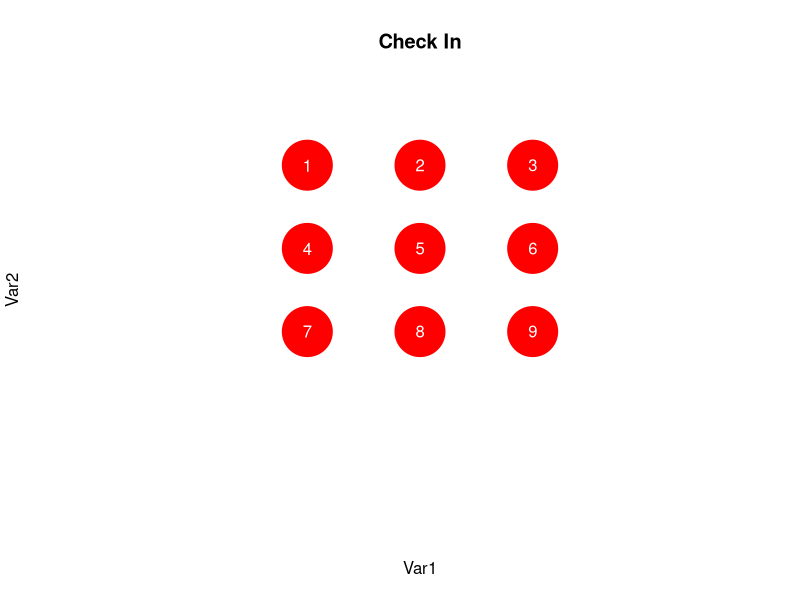

Here is the R script that generated this plot:
par(xaxs = "i", yaxs = "i")
p <- c(1, 2, 3)
plot(expand.grid(p ,p), type = 'p', pch = 20, cex = 10, col="red", xlim = c(-1, 5), ylim = c(xlim = c(-1, 4)), axes = F, main= "Check In")
text(1, 3, "1", col='white')
text(2, 3, "2", col='white')
text(3, 3, "3", col='white')
text(1, 2, "4", col='white')
text(2, 2, "5", col='white')
text(3, 2, "6", col='white')
text(1, 1, "7", col='white')
text(2, 1, "8", col='white')
text(3, 1, "9", col='white')

random_lib <- list(
  a <-list(c(1,2), c(1, 4), c(1, 5)),
  b <-list(c(2,1), c(2, 5), c(2, 3)),
  c <-list(c(3,2), c(3, 5), c(3, 6)),
  d <-list(c(4,1), c(4, 5), c(4, 7)),
  e <-list(c(5,2), c(5, 4), c(5, 6), c(5, 8)),
  f <-list(c(6,3), c(6, 5), c(6, 9)),
  g <-list(c(7,4), c(7, 5), c(7, 8)),
  h <-list(c(8,7), c(8, 5), c(8, 9)),
  i <-list(c(9,6), c(9, 5), c(9, 8))
)

random_generate <- function(x){
  repeat {
    m <- x
    n <- sample(random_lib[[m]], 1)[[1]][2]
    o <- sample(random_lib[[n]], 1)[[1]][2]
    p <- sample(random_lib[[o]], 1)[[1]][2]
    random_out <- c(m, n, o, p)
    if (sum(duplicated(random_out))==FALSE) {
      break
    }
  }
  return(random_out)
}

checkin <- random_generate(sample(1:9, 1))
